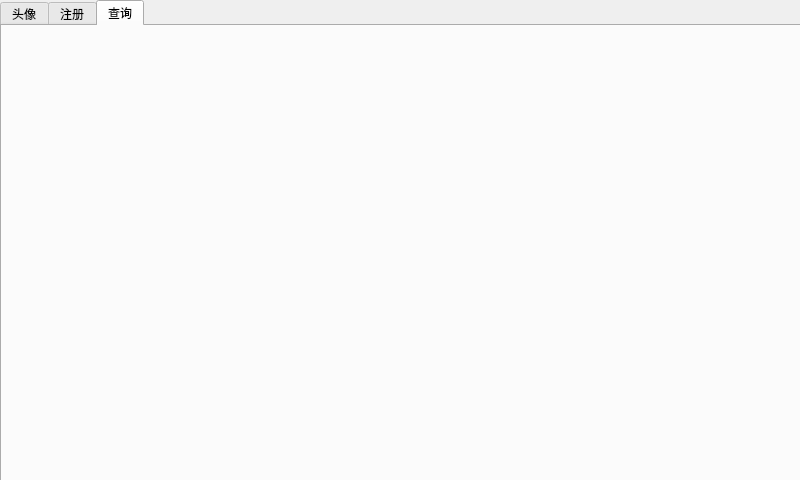
<?xml version="1.0" encoding="UTF-8"?>
<ui version="4.0">
 <class>AttendanceWin</class>
 <widget class="QMainWindow" name="AttendanceWin">
  <property name="geometry">
   <rect>
    <x>0</x>
    <y>0</y>
    <width>800</width>
    <height>480</height>
   </rect>
  </property>
  <property name="windowTitle">
   <string>AttendanceWin</string>
  </property>
  <widget class="QWidget" name="centralwidget">
   <widget class="QTabWidget" name="tabWidget">
    <property name="geometry">
     <rect>
      <x>0</x>
      <y>0</y>
      <width>801</width>
      <height>491</height>
     </rect>
    </property>
    <property name="currentIndex">
     <number>2</number>
    </property>
    <widget class="QWidget" name="showWidget">
     <attribute name="title">
      <string notr="true">头像</string>
     </attribute>
     <widget class="QLabel" name="picLb">
      <property name="geometry">
       <rect>
        <x>10</x>
        <y>20</y>
        <width>771</width>
        <height>421</height>
       </rect>
      </property>
      <property name="styleSheet">
       <string notr="true">background-color: rgb(0, 0, 155);</string>
      </property>
      <property name="text">
       <string/>
      </property>
     </widget>
    </widget>
    <widget class="RegisterWin" name="registerWidget">
     <attribute name="title">
      <string>注册</string>
     </attribute>
    </widget>
    <widget class="SelectWin" name="selectWidget">
     <attribute name="title">
      <string>查询</string>
     </attribute>
    </widget>
   </widget>
  </widget>
 </widget>
 <customwidgets>
  <customwidget>
   <class>RegisterWin</class>
   <extends>QWidget</extends>
   <header location="global">registerwin.h</header>
   <container>1</container>
  </customwidget>
  <customwidget>
   <class>SelectWin</class>
   <extends>QWidget</extends>
   <header location="global">selectwin.h</header>
   <container>1</container>
  </customwidget>
 </customwidgets>
 <resources/>
 <connections/>
</ui>
